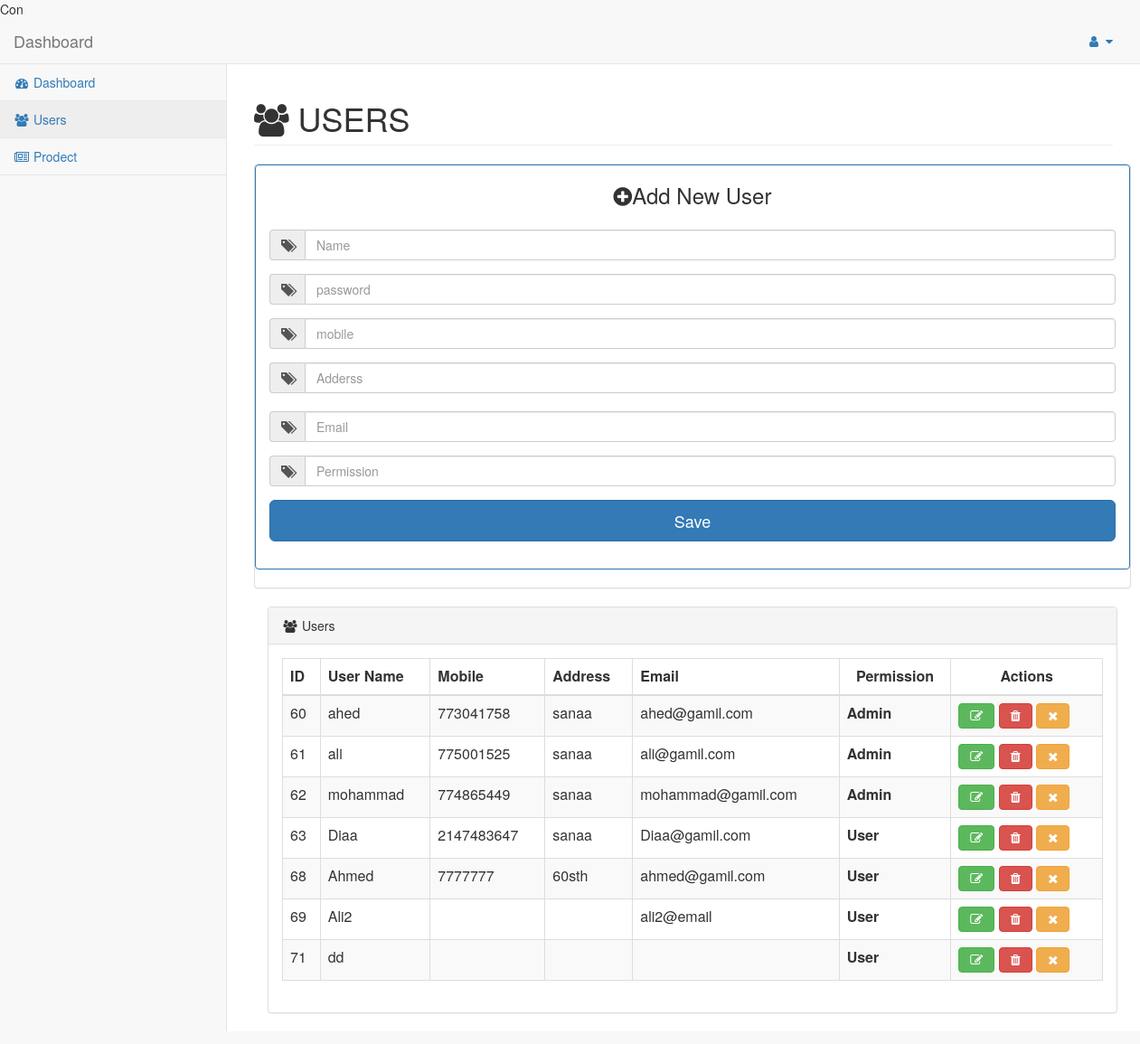
The app's page /controlpanel/users.php (signed in) with its own data.
### tables this page shows
CREATE TABLE IF NOT EXISTS `user` (
  `id` int(11) NOT NULL AUTO_INCREMENT,
  `name` varchar(250) NOT NULL,
  `password` varchar(250) NOT NULL,
  `mobile` int(11) DEFAULT NULL,
  `address` varchar(250) NOT NULL,
  `email` varchar(250) DEFAULT NULL,
  `permission` tinyint(4) NOT NULL DEFAULT '0',
  `active` tinyint(4) NOT NULL DEFAULT '1',
  PRIMARY KEY (`id`),
  UNIQUE KEY `mobile` (`mobile`)
);

### controlpanel/users.php (the view, shortened to what this page needs)
<?php
require("db.php");
?>
<!DOCTYPE html>
<html>
<head>
 <link href="css/bootstrap.min.css" rel="stylesheet" />
    <link href="css/font-awesome.min.css" rel="stylesheet" />
	<link href="css/custom.css" rel="stylesheet" />
</head>
<body>
<div id="wrapper" class="active">
<nav class="navbar navbar-default navbar-static-top" role="navigation" style="margin-bottom: 0">
    <div class="navbar-header">
        <a class="navbar-brand" href="dashboard.php">Dashboard</a>
    </div>
    <ul class="nav navbar-top-links navbar-right">
        <li class="dropdown">
            <a class="dropdown-toggle" data-toggle="dropdown" href="#">
                <i class="fa fa-user fa-fw"></i> <i class="fa fa-caret-down"></i>
            </a>
        </li>
    </ul>
    <div class="navbar-default sidebar" role="navigation">
        <div class="sidebar-nav">
            <ul class="nav" id="side-menu">
							<li>
                    <a href="dashboard.php"><i class="fa fa-dashboard fa-fw"></i> <span class="ttspan-fill">Dashboard</span></a>
                </li>
							<li>
                    <a href="users.php"><i class="fa fa-users fa-fw"></i> <span class="ttspan-fill">Users</span></a>
                </li>
							<li>
                    <a href="prodect.php"><i class="fa fa-newspaper-o fa-fw"></i> <span class="ttspan-fill">Prodect</span></a>
                </li>
        </div>
    </div>
</nav>
<div id="page-wrapper">
    <div class="row">
        <div class="col-lg-12">
            <h1 class="page-header"><i class='fa fa-users'></i> USERS</h1>
        </div>
    </div>
    <form class="form-signin" method="post" enctype="multipart/form-data">
	<div class="container" style='width:970px'>
    <div class="row">
        <div class="col-12-sx">
        <div class="panel panel-default">
        <div class="panel panel-primary">
		<h3 class="text-center"><i class='fa fa-plus-circle'></i>Add New User</h3>
        <div class="panel-body">
		<div class="form-group">
			<div class="input-group">
				<span class="input-group-addon"><span class="glyphicon glyphicon-tags" required></span>
				</span>
				<input type="text" class="form-control" name="cname" placeholder="Name" <?php if (isset($info['name'])) echo "value=".$info['name'];?> />
			</div>
		</div>
		<div class="form-group">
			<div class="input-group">
				<span class="input-group-addon"><span class="glyphicon glyphicon-tags" required></span>
				</span>
				<input type="password" class="form-control" name="password" placeholder="password" <?php if (isset($info['password'])) echo "value=".$info['password'];?> />
			</div>
		</div>
		<div class="form-group">
			<div class="input-group">
				<span class="input-group-addon"><span class="glyphicon glyphicon-tags" required></span>
				</span>
				<input type="text" class="form-control" name="mobile" placeholder="mobile" <?php if (isset($info['mobile'])) echo "value=".$info['mobile'];?> />
			</div>
		</div>
		<div class="form-group">
			<div class="input-group">
				<span class="input-group-addon"><span class="glyphicon glyphicon-tags" required></span>
				</span>
				<input type="text" class="form-control" name="Adderss" placeholder="Adderss" <?php if (isset($info['address'])) echo "value=".$info['address'];?> />
			</div>
			<br/>
			<div class="form-group">
			<div class="input-group">
				<span class="input-group-addon"><span class="glyphicon glyphicon-tags" required></span>
				</span>
				<input type="email" class="form-control" name="Email" placeholder="Email" <?php if (isset($info['email'])) echo "value=".$info['email'];?> />
			</div>
		</div>
		<div class="form-group">
			<div class="input-group">
				<span class="input-group-addon"><span class="glyphicon glyphicon-tags" required></span>
				</span>
				<input type="number" class="form-control" name="permission" placeholder="Permission" <?php if (isset($info['permission'])) echo "value=".$info['permission'];?> />
			</div>
		</div>
			<input class="btn btn-lg btn-primary btn-block" type="submit" value='Save' name='save'/>
      </div>
       </div>
        </div>
    </div>
</div>
</form>
</div>
    <div class="row">
        <div class="col-xs-12">
            <div class="panel panel-default">
                <div class="panel-heading">
                    <i class="fa fa-users fa-fw"></i> Users
                </div>
                <div class="panel-body">
                    <div class="row">
                        <div class="col-xs-12">
                            <div class="table-responsive">
                                <table class="table table-bordered table-hover table-striped" >
                                    <thead >
                                         <tr >
                                            <th>ID</th>
                                            <th>User Name</th>
                                            <th>Mobile</th>
                                            <th>Address</th>
                                            <th>Email</th>
                                            <th colspan='' style='text-align:center'>Permission</th>
                                            <th colspan='' style='text-align:center'>Actions</th>
                                        </tr>
                                    </thead>
                                    <tbody>
          <?php
	$sql="select * from user";
		$q=$con->prepare($sql);
		$q->execute();
		if($q->rowcount())
		{
			foreach($q->fetchall() as $row )
			{
				$id=$row["id"];
				$name=$row["name"];
				$mobile=$row["mobile"];
				$addre=$row["address"];
				$email=$row["email"];
			    $per=$row["permission"];
				echo "<tr>";
				echo "<td>$id</td>";
				echo "<td>$name</td>";
				echo "<td>$mobile</td>";
				echo "<td>$addre</td>";
				echo "<td>$email</td>";
				echo "<td>";
				if($per==1)
					echo "<b>Admin</b>";
				else
					echo "<b>User</b>";
				echo "</td>";
				echo "<td>";
				echo "<a href='?action=edit&id=$id' class='btn btn-success'> <i class='fa fa-edit'> </i></a> ";
				echo "<a id='delete' href='?action=delete&id=$id' class='btn btn-danger'> <i class='fa fa-trash'></i> </a> ";
				if($row['active']==0)
				echo "<a href='?action=active&id=$id' class='btn btn-primary'><i class='fa fa-check'></i> </a> ";
			   else
				echo "<a href='?action=inactive&id=$id' class='btn btn-warning'><i class='fa fa-close'></i> </a> ";
				echo "</td>";
				echo "</tr>";
			}
		}
	?>
                                    </tbody>
                                </table>
                            </div>
                        </div>
                    </div>
                </div>
            </div>
        </div>
    </div>
</div>
</body>
</html>

### controlpanel/css/custom.css (style rules this page uses)
body { background-color: #f8f8f8; }
#wrapper { width: 100%; }
#page-wrapper { padding: 0 15px; min-height: 568px; background-color: white; }
@media (min-width: 768px) { #page-wrapper { position: inherit; margin: 0 0 0 250px; padding: 0 30px; border-left: 1px solid #e7e7e7; } }
.navbar-top-links { margin-right: 0; }
.navbar-top-links li { display: inline-block; }
.navbar-top-links li:last-child { margin-right: 15px; }
.navbar-top-links li a { padding: 15px; min-height: 50px; }
.sidebar ul li { border-bottom: 1px solid #e7e7e7; }
.sidebar ul li a.active { background-color: #eeeeee; }
@media (min-width: 768px) { .sidebar { z-index: 1; position: absolute; width: 250px; margin-top: 51px; } }

### records on screen
user: id "60", name "ahed", mobile "773041758", address "sanaa", email "ahed@gamil.com", permission "Admin"
user: id "61", name "ali", mobile "775001525", address "sanaa", email "ali@gamil.com", permission "Admin"
user: id "62", name "mohammad", mobile "774865449", address "sanaa", email "mohammad@gamil.com", permission "Admin"
user: id "63", name "Diaa", mobile "2147483647", address "sanaa", email "Diaa@gamil.com", permission "User"
user: id "68", name "Ahmed", mobile "7777777", address "60sth", email "ahmed@gamil.com", permission "User"
user: id "69", name "Ali2", email "ali2@email", permission "User"
user: id "71", name "dd", permission "User"
